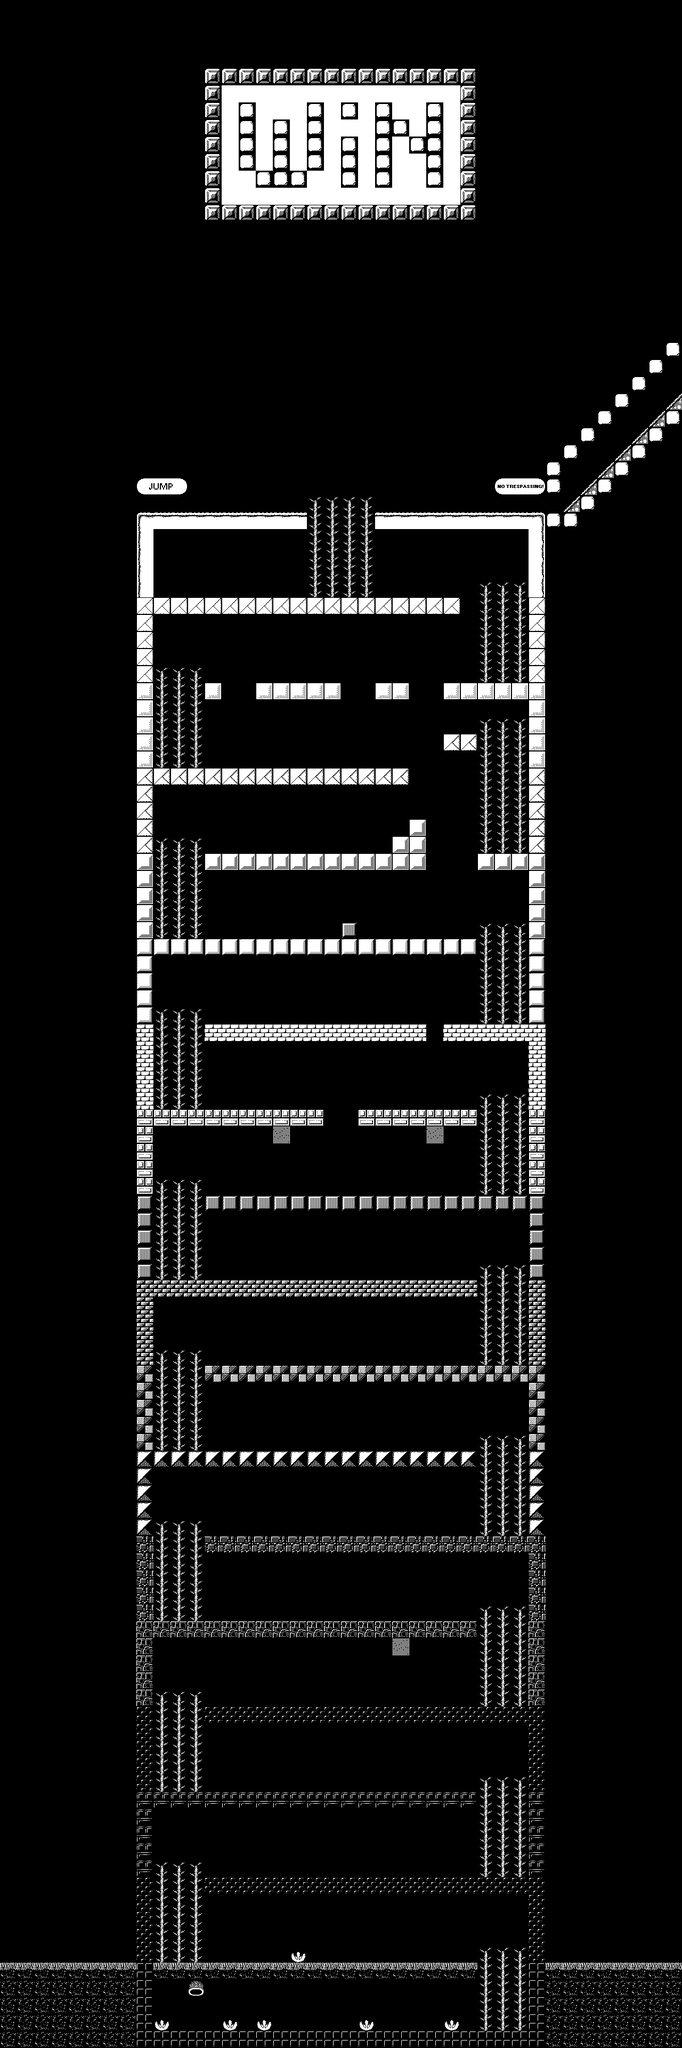

The image is a tile-based game level rendered from a .tmx file. Its description and source (layers, tilesets, objects; grid data summarised) follow:
An orthogonal 40x120 tile map with 32x32 px tiles, 4 tile layers (parallax, Background, Walls, Foreground), 1 hidden layer not drawn, 2 tilesets and 72 objects (39x me.ObjectEntity, 13x EnemyEntity, playerspawnpoint, dnadentity1, EnemyEntity20, ...).

<map version="1.0" orientation="orthogonal" width="40" height="120" tilewidth="32" tileheight="32">
 <tileset firstgid="1" name="tiles2" tilewidth="32" tileheight="32">
  <image source="tiles2.png" width="192" height="640" />
 </tileset>
 <tileset firstgid="121" name="metatiles32x32" tilewidth="32" tileheight="32">
  <image source="metatiles32x32.png" width="192" height="32" />
  <tile id="0">
   <properties>
    <property name="type" value="solid" />
   </properties>
  </tile>
  <tile id="1">
   <properties>
    <property name="type" value="platform" />
   </properties>
  </tile>
  <tile id="2">
   <properties>
    <property name="type" value="lslope" />
   </properties>
  </tile>
  <tile id="3">
   <properties>
    <property name="type" value="rslope" />
   </properties>
  </tile>
  <tile id="4">
   <properties>
    <property name="type" value="ladder" />
   </properties>
  </tile>
  <tile id="5">
   <properties>
    <property name="type" value="break" />
   </properties>
  </tile>
 </tileset>
 <layer name="parallax" width="40" height="120">
  <properties>
   <property name="imagesrc" value="background" />
   <property name="parallax" value="true" />
  </properties>
  <data>[4800 cells, 0 non-empty, 0 distinct tile ids]</data>
 </layer>
 <layer name="Background" width="40" height="120">
  <data>[4800 cells, 1869 non-empty, 4 distinct tile ids]</data>
 </layer>
 <layer name="Walls" width="40" height="120">
  <data>[4800 cells, 968 non-empty, 28 distinct tile ids]</data>
 </layer>
 <objectgroup color="#ffff00" name="entities" width="40" height="120">
  <object name="playerspawnpoint" x="352" y="3776" width="32" height="32">
   <properties>
    <property name="image" value="player" />
    <property name="spriteheight" value="32" />
    <property name="spritewidth" value="24" />
   </properties>
  </object>
  <object name="dnadentity1" x="864" y="3776" width="32" height="32" />
  <object name="me.ObjectEntity" gid="120" x="512" y="2880">
   <properties>
    <property name="collidable" value="true" />
    <property name="type" value="trapObject" />
   </properties>
  </object>
  <object name="me.ObjectEntity" gid="120" x="703" y="3690">
   <properties>
    <property name="collidable" value="true" />
    <property name="type" value="trapObject" />
   </properties>
  </object>
  <object name="me.ObjectEntity" gid="120" x="609" y="3051">
   <properties>
    <property name="collidable" value="true" />
    <property name="type" value="trapObject" />
   </properties>
  </object>
  <object name="me.ObjectEntity" gid="120" x="640" y="2730">
   <properties>
    <property name="collidable" value="true" />
    <property name="type" value="trapObject" />
   </properties>
  </object>
  <object name="me.ObjectEntity" gid="120" x="384" y="2720">
   <properties>
    <property name="collidable" value="true" />
    <property name="type" value="trapObject" />
   </properties>
  </object>
  <object name="EnemyEntity20" x="1024" y="928" width="32" height="32">
   <properties>
    <property name="image" value="god" />
    <property name="spriteheight" value="32" />
    <property name="spritewidth" value="24" />
   </properties>
  </object>
  <object name="EnemyEntity" x="384" y="3328" width="512" height="32">
   <properties>
    <property name="image" value="enemy1" />
    <property name="spriteheight" value="32" />
    <property name="spritewidth" value="24" />
   </properties>
  </object>
  <object name="me.ObjectEntity" gid="120" x="767" y="3532">
   <properties>
    <property name="collidable" value="true" />
    <property name="type" value="trapObject" />
   </properties>
  </object>
  <object name="me.ObjectEntity" gid="120" x="512" y="3529">
   <properties>
    <property name="collidable" value="true" />
    <property name="type" value="trapObject" />
   </properties>
  </object>
  <object name="EnemyEntity" x="384" y="3168" width="288" height="32">
   <properties>
    <property name="image" value="enemy1" />
    <property name="spriteheight" value="32" />
    <property name="spritewidth" value="24" />
   </properties>
  </object>
  <object name="EnemyEntity" x="640" y="3008" width="256" height="32">
   <properties>
    <property name="image" value="enemy1" />
    <property name="spriteheight" value="32" />
    <property name="spritewidth" value="24" />
   </properties>
  </object>
  <object name="EnemyEntity" x="544" y="2848" width="352" height="32">
   <properties>
    <property name="image" value="enemy1" />
    <property name="spriteheight" value="32" />
    <property name="spritewidth" value="24" />
   </properties>
  </object>
  <object name="EnemyEntity" x="672" y="2688" width="224" height="32">
   <properties>
    <property name="image" value="enemy1" />
    <property name="spriteheight" value="32" />
    <property name="spritewidth" value="24" />
   </properties>
  </object>
  <object name="me.ObjectEntity" gid="120" x="864" y="2573">
   <properties>
    <property name="collidable" value="true" />
    <property name="type" value="trapObject" />
   </properties>
  </object>
  <object name="EnemyEntity" x="384" y="2528" width="384" height="32">
   <properties>
    <property name="image" value="enemy1" />
    <property name="spriteheight" value="32" />
    <property name="spritewidth" value="24" />
   </properties>
  </object>
  <object name="me.ObjectEntity" gid="120" x="768" y="2411">
   <properties>
    <property name="collidable" value="true" />
    <property name="type" value="trapObject" />
   </properties>
  </object>
  <object name="me.ObjectEntity" gid="120" x="672" y="2240">
   <properties>
    <property name="collidable" value="true" />
    <property name="type" value="trapObject" />
   </properties>
  </object>
  <object name="EnemyEntity" x="384" y="2368" width="192" height="32">
   <properties>
    <property name="image" value="enemy1" />
    <property name="spriteheight" value="32" />
    <property name="spritewidth" value="24" />
   </properties>
  </object>
  <object name="EnemyEntity" x="608" y="2368" width="160" height="32">
   <properties>
    <property name="image" value="enemy1" />
    <property name="spriteheight" value="32" />
    <property name="spritewidth" value="24" />
   </properties>
  </object>
  <object name="EnemyEntity" x="384" y="2208" width="512" height="32">
   <properties>
    <property name="image" value="enemy1" />
    <property name="spriteheight" value="32" />
    <property name="spritewidth" value="24" />
   </properties>
  </object>
  <object name="me.ObjectEntity" gid="120" x="703" y="3690">
   <properties>
    <property name="collidable" value="true" />
    <property name="type" value="trapObject" />
   </properties>
  </object>
  <object name="me.ObjectEntity" gid="96" x="1024" y="3680">
   <properties>
    <property name="collidable" value="true" />
    <property name="type" value="crossObject" />
   </properties>
  </object>
  <object name="dnadentity2" x="512" y="3648" width="32" height="32" />
  <object name="me.ObjectEntity" gid="96" x="1056" y="3680">
   <properties>
    <property name="collidable" value="true" />
    <property name="type" value="crossObject" />
   </properties>
  </object>
  <object name="me.ObjectEntity" gid="96" x="1088" y="3680">
   <properties>
    <property name="collidable" value="true" />
    <property name="type" value="crossObject" />
   </properties>
  </object>
  <object name="me.ObjectEntity" gid="96" x="1120" y="3680">
   <properties>
    <property name="collidable" value="true" />
    <property name="type" value="crossObject" />
   </properties>
  </object>
  </objectgroup>
 <layer name="Foreground" width="40" height="120">
  <data>[4800 cells, 25 non-empty, 16 distinct tile ids]</data>
 </layer>
 <layer name="Collision" width="40" height="120" visible="0" opacity="0.59">
  <data>[4800 cells, 906 non-empty, 3 distinct tile ids]</data>
 </layer>
</map>
<!-- 44 of 72 objects omitted -->